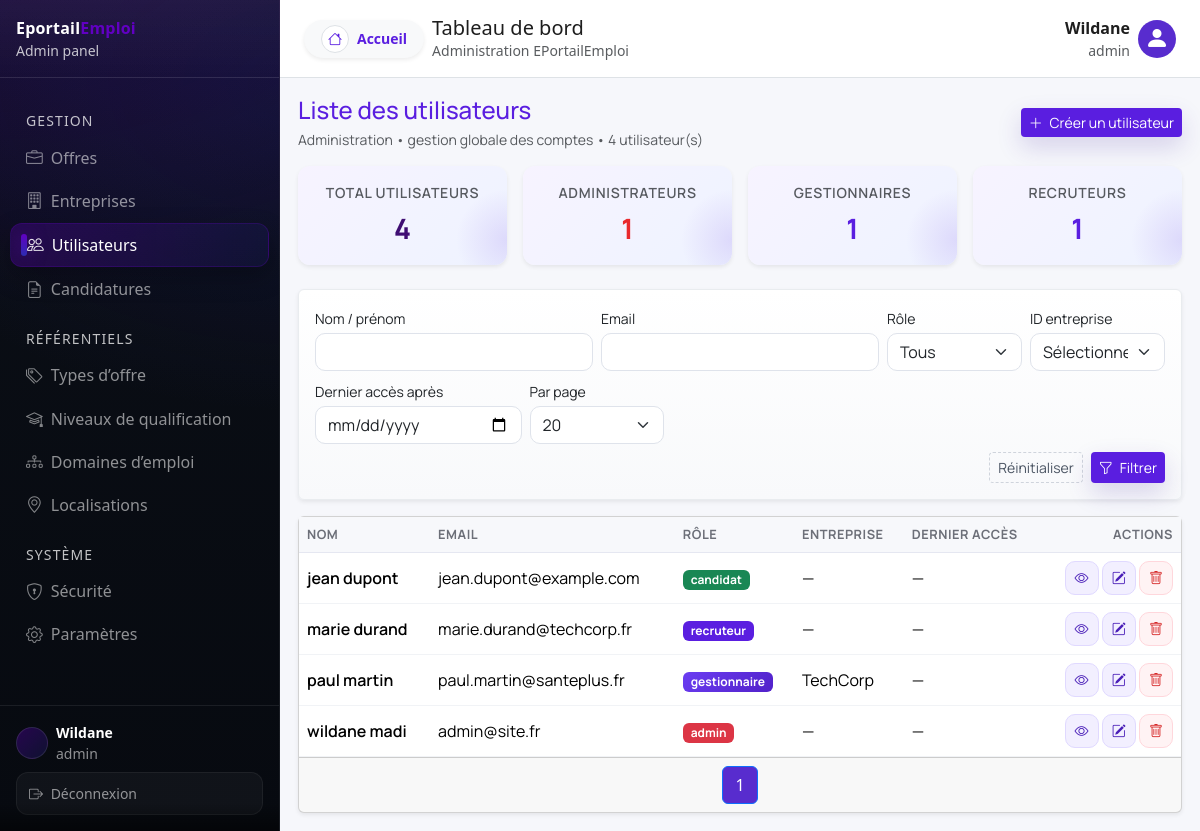
Page /admin/users?reason=loggedin (signed in) on the earlier database version.
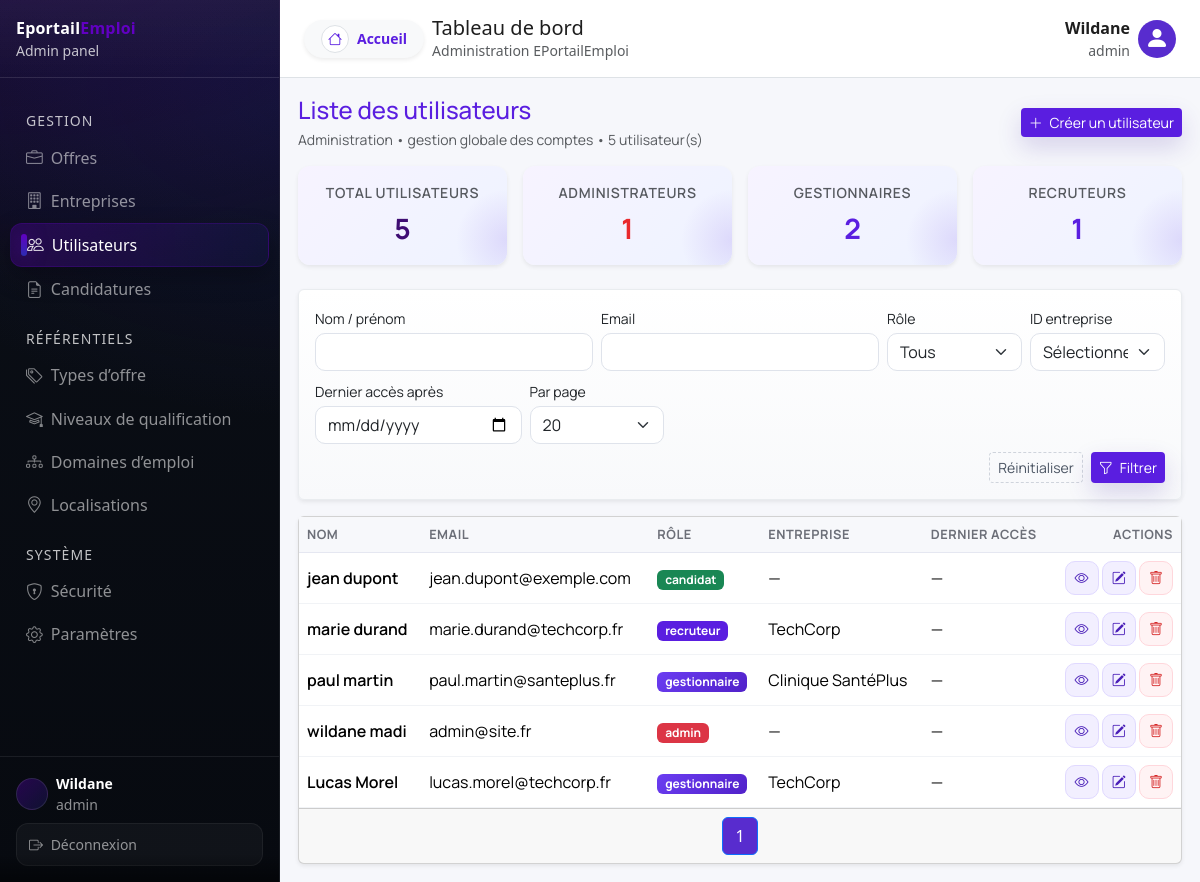
Same page on the later database version.
### tables this page shows
CREATE TABLE IF NOT EXISTS `users` (
  `id` int NOT NULL AUTO_INCREMENT,
  `prenom` varchar(100) DEFAULT NULL,
  `nom` varchar(100) DEFAULT NULL,
  `email` varchar(150) NOT NULL,
  `mot_de_passe` varchar(255) NOT NULL,
  `telephone` varchar(30) DEFAULT NULL,
  `role` enum('candidat','recruteur','gestionnaire','admin') NOT NULL,
  `entreprise_id` int DEFAULT NULL,
  `date_creation` datetime DEFAULT CURRENT_TIMESTAMP,
  `dernier_acces` datetime DEFAULT NULL,
  PRIMARY KEY (`id`),
  UNIQUE KEY `email` (`email`),
  KEY `fk_users_entreprise` (`entreprise_id`)
);

CREATE TABLE IF NOT EXISTS `entreprises` (
  `id` int NOT NULL AUTO_INCREMENT,
  `date_inscription` timestamp NULL DEFAULT CURRENT_TIMESTAMP,
  `gestionnaire_id` int DEFAULT NULL,
  `nom` varchar(150) NOT NULL,
  `secteur_id` int NOT NULL,
  `adresse` varchar(255) NOT NULL,
  `code_postal` varchar(20) DEFAULT NULL,
  `ville` varchar(150) DEFAULT NULL,
  `pays` varchar(100) DEFAULT NULL,
  `telephone` varchar(30) DEFAULT NULL,
  `email` varchar(100) DEFAULT NULL,
  `siret` varchar(14) NOT NULL,
  `site_web` varchar(255) DEFAULT NULL,
  `taille` varchar(50) DEFAULT NULL,
  `description` text,
  `logo` varchar(255) DEFAULT NULL,
  PRIMARY KEY (`id`),
  UNIQUE KEY `siret` (`siret`),
  UNIQUE KEY `fk_entreprises_gestionnaire` (`gestionnaire_id`) USING BTREE,
  KEY `secteur_id` (`secteur_id`)
);

### views/users/admin_index.php (the view, shortened to what the changed rows need)
<?php
$users      = $users      ?? [];
$filters    = $filters    ?? [];
$page       = $page       ?? 1;
$pages      = $pages      ?? 1;
$perPage    = $perPage    ?? ($_GET['perPage'] ?? 10);
$kpi        = $kpi        ?? [];
$filters = $filters + [
    'nom'           => null,
    'email'         => null,
    'role'          => null,
    'entreprise_id' => null,
    'dernier_acces' => null,
];
$buildQuery = function(int $targetPage) use ($filters, $perPage): string {
    $qs = $filters + [
        'perPage' => $perPage,
        'page' => $targetPage,
    ];
    $qs = array_filter($qs, fn($v) => !($v === null || $v === '' || $v === 0));
    return http_build_query($qs);
};
?>
<div class="d-flex flex-wrap justify-content-between align-items-center mb-3 admin-users-header">
    <div>
        <h2 class="h4 mb-1 text-primary">Liste des utilisateurs</h2>
        <div class="text-muted small">
            Administration • gestion globale des comptes • <?= (int)$kpi['total'] ?> utilisateur(s)
        </div>
    </div>
</div>
<div class="row g-3 mb-4">
    <div class="col-6 col-md-3">
        <div class="card shadow-sm border-0 admin-kpi-card" style="border-radius: var(--radius-md);">
            <div class="card-body text-center py-3">
                <div class="small text-muted mb-1">Total utilisateurs</div>
                <div class="fs-3 fw-bold" style="color: var(--color-primary-purple-dark);">
                    <?= (int)$kpi['total'] ?>
                </div>
            </div>
        </div>
    </div>
    <div class="col-6 col-md-3">
        <div class="card shadow-sm border-0 admin-kpi-card" style="border-radius: var(--radius-md);">
            <div class="card-body text-center py-3">
                <div class="small text-muted mb-1">Gestionnaires</div>
                <div class="fs-3 fw-bold" style="color: var(--color-primary-purple);">
                    <?= (int)$kpi['gestionnaires'] ?>
                </div>
            </div>
        </div>
    </div>
</div>
<div class="card shadow-sm">
    <div class="card-body p-0">
        <div class="table-responsive">
            <table class="table table-hover align-middle mb-0 admin-users-table">
                <thead class="table-light admin-users-head">
                    <tr>
                        <th>Nom</th>
                        <th class="d-none d-md-table-cell">Email</th>
                        <th>Rôle</th>
                        <th class="d-none d-lg-table-cell">Entreprise</th>
                        <th class="d-none d-lg-table-cell">Dernier accès</th>
                        <th class="text-end">Actions</th>
                    </tr>
                </thead>
                <tbody>
                <?php if (empty($users)): ?>
                    <tr>
                        <td colspan="6" class="text-center text-muted py-4">
                            Aucun utilisateur ne correspond aux filtres.
                        </td>
                    </tr>
                <?php else: ?>
                    <?php foreach ($users as $u): ?>
                        <?php
                            $id   = (int)$u['id'];
                            $name = trim(($u['prenom'] ?? '') . ' ' . ($u['nom'] ?? ''));
                            $role = $u['role'] ?? '';
                            $badgeClass = match ($role) {
                                'admin'        => 'bg-danger',
                                'gestionnaire' => 'bg-purple text-white',
                                'recruteur'    => 'bg-primary',
                                'candidat'     => 'bg-success',
                                default        => 'bg-secondary',
                            };
                        ?>
                        <tr class="admin-user-row">
                            <td class="fw-semibold"><?= htmlspecialchars($name ?: '—') ?></td>
                            <td class="d-none d-md-table-cell"><?= htmlspecialchars($u['email'] ?? '—') ?></td>
                            <td>
                                <span class="badge <?= $badgeClass ?>">
                                    <?= htmlspecialchars($role) ?>
                                </span>
                            </td>
                            <td class="d-none d-lg-table-cell"><?= htmlspecialchars($u['entreprise'] ?? '—') ?></td>
                            <td class="d-none d-lg-table-cell"><?= htmlspecialchars($u['dernier_acces'] ?? '—') ?></td>
                            <td class="text-end">
                                <button
                                    class="btn btn-primary btn-sm btn-icon btn-soft-primary js-user-details"
                                    data-id="<?= $id ?>"
                                    data-nom="<?= htmlspecialchars($name) ?>"
                                    data-email="<?= htmlspecialchars($u['email']) ?>"
                                    data-role="<?= htmlspecialchars($role) ?>"
                                    data-entreprise="<?= htmlspecialchars($u['entreprise'] ?? '—') ?>"
                                    data-acces="<?= htmlspecialchars($u['dernier_acces'] ?? '—') ?>"
                                    data-bs-toggle="modal"
                                    data-bs-target="#userModal"
                                    aria-label="Voir les détails de <?= htmlspecialchars($name) ?>"
                                >
                                    <i class="bi bi-eye"></i>
                                </button>
                                <a href="/admin/users/edit?id=<?= $id ?>"
                                   class="btn btn-primary btn-sm btn-icon btn-soft-primary"
                                   aria-label="Modifier <?= htmlspecialchars($name) ?>">
                                    <i class="bi bi-pencil-square"></i>
                                </a>
                                <form method="POST"
                                      action="/admin/users/delete"
                                      class="d-inline js-delete-form">
                                    <button type="submit"
                                            class="btn btn-danger btn-sm btn-icon btn-soft-danger"
                                            aria-label="Supprimer <?= htmlspecialchars($name) ?>">
                                        <i class="bi bi-trash"></i>
                                    </button>
                                </form>
                            </td>
                        </tr>
                    <?php endforeach; ?>
                <?php endif; ?>
                </tbody>
            </table>
        </div>
    </div>
    <div class="card-footer">
        <nav aria-label="Pagination utilisateurs">
            <ul class="pagination justify-content-center mb-0">
                <?php for ($i = 1; $i <= $pages; $i++): ?>
                    <?php $qs = $buildQuery($i); ?>
                    <li class="page-item <?= $i === $page ? 'active' : '' ?>">
                        <a class="page-link bg-secondary text-white" href="?<?= htmlspecialchars($qs) ?>">
                            <?= $i ?>
                        </a>
                    </li>
                <?php endfor; ?>
            </ul>
        </nav>
    </div>
</div>

### views/partials/sidebar_dashboard.php (shortened to what the changed rows need)
<?php
$role = Auth::role() ?? 'candidat';
$menus = require __DIR__ . '/../../config/menus.php';
$items = $menus[$role] ?? [];
$currentPath = parse_url($_SERVER['REQUEST_URI'] ?? '/', PHP_URL_PATH) ?: '/';
?>
<nav class="sidebar bg-dark text-white d-flex flex-column">
    <ul class="nav nav-pills flex-column mb-auto mt-2">
        <?php foreach ($items as $item): ?>
            <?php if (isset($item['section'])): ?>
                <li class="px-3 mt-3 mb-1 text-uppercase small opacity-75">
                    <?= htmlspecialchars($item['section']) ?>
                </li>
                <?php continue; ?>
            <?php endif; ?>
            <?php
                $url   = $item['url']   ?? '#';
                $icon  = $item['icon']  ?? 'bi-circle';
                $label = $item['label'] ?? '';
                $isActive = ($currentPath === $url);
            ?>
            <li class="nav-item">
                <a
                    href="<?= htmlspecialchars($url) ?>"
                    class="nav-link d-flex align-items-center px-3 py-2 <?= $isActive ? 'active text-white' : 'text-white-50' ?>"
                >
                    <i class="bi <?= htmlspecialchars($icon) ?> me-2"></i>
                    <span><?= htmlspecialchars($label) ?></span>
                </a>
            </li>
        <?php endforeach; ?>
    </ul>
</nav>

Differences in the rows shown:
changed users "jean dupont": email "jean.dupont@example.com" → "jean.dupont@exemple.com"
changed users "marie durand": entreprise.nom "—" → "TechCorp"
changed users "paul martin": entreprise.nom "TechCorp" → "Clinique SantéPlus"
added users: prenom+nom "Lucas Morel", email "lucas.morel@techcorp.fr", role "gestionnaire", entreprise.nom "TechCorp", dernier_acces "—"
Other differences:
$kpi['total']: "4" → "5"
$kpi['gestionnaires']: "1" → "2"
